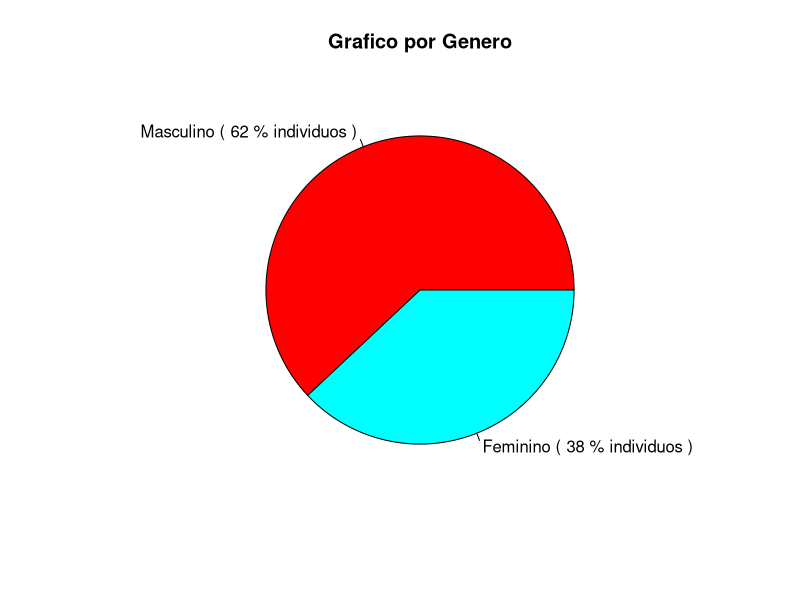
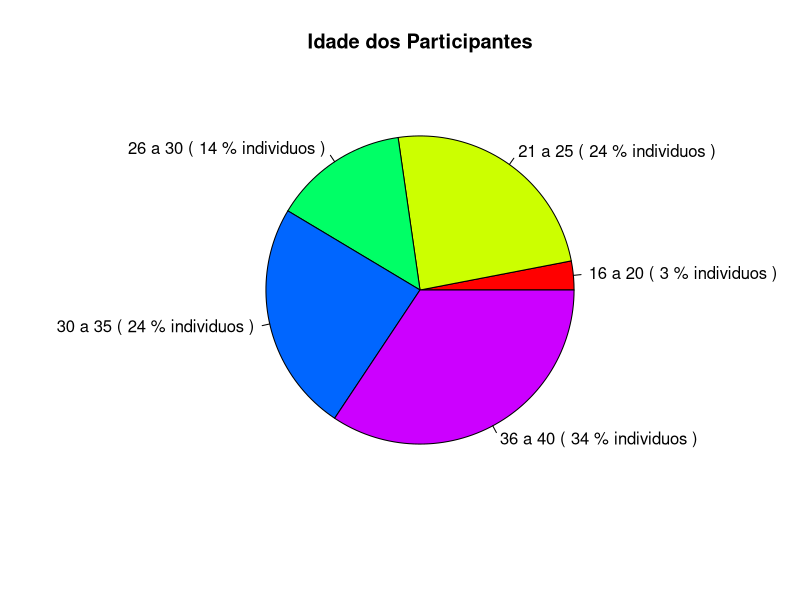
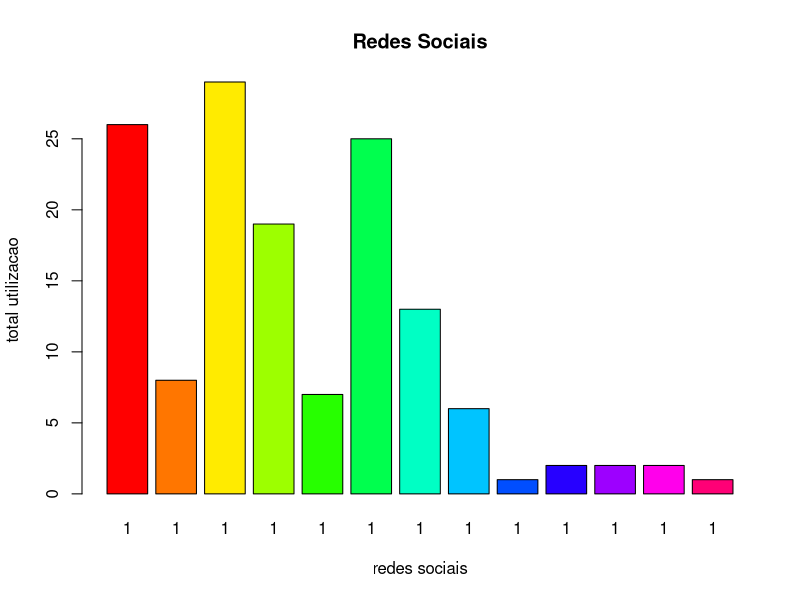

R code for these plots, in order: (Note: this script raises an error after producing the figures.)
## ---- chunk 1
HE = read.table('SurveyTesteOriginal.csv', header=TRUE, sep=',')
HE        # visualizacao dos dados brutos
## ---- chunk 2
contgenero = table(as.factor(HE$genero)) 
fs = round(contgenero/sum(contgenero)*100)  # percentuais
pie ( fs , labels = paste(c("Masculino","Feminino"), "(", fs,"% individuos",")")  , col = rainbow(length ( fs ) ) , main = iconv("Grafico por Genero", from="UTF-8", to="latin2//TRANSLIT") )
## ---- chunk 3
contaidade = table(as.factor(HE$idade)) 
fs = round(contaidade/sum(contaidade)*100)  # percentuais

pie ( fs , labels = paste(c("16 a 20", "21 a 25", "26 a 30", "30 a 35", "36 a 40", "Mais de 40"), "(", fs,"% individuos",")")  , col = rainbow(length ( fs ) ) , main = iconv("Idade dos Participantes", from="UTF-8", to="latin2//TRANSLIT") )
## ---- chunk 4

facebook = table(as.factor(HE$facebook)) 
twitter = table(as.factor(HE$twitter)) 
whatsapp = table(as.factor(HE$whatsapp))
linkedin = table(as.factor(HE$linkedin))
googleplus = table(as.factor(HE$googleplus))
youtube = table(as.factor(HE$youtube))
instagram = table(as.factor(HE$instagram))
pinterest = table(as.factor(HE$pinterest))
tumblr = table(as.factor(HE$tumblr))
snapchat = table(as.factor(HE$snapchat))
reddit = table(as.factor(HE$reddit))
flickr = table(as.factor(HE$flickr))
swarm = table(as.factor(HE$swarm))
kik = table(as.factor(HE$kik))
shots = table(as.factor(HE$shots))
periscope = table(as.factor(HE$periscope))
outro = table(as.factor(HE$outro))

fsc = c(facebook,twitter,whatsapp,linkedin, googleplus,youtube, instagram, pinterest, tumblr, snapchat,reddit, flickr, swarm, kik, shots, periscope)
fsc
mids <- barplot(fsc, main="Redes Sociais", xlab='redes sociais', ylab='total utilizacao', col = rainbow(length ( fsc ) ))
axis(1, at=mids, labels=c("facebook", "twitter", "whatsapp", "linkedin", "googleplus", "youtube", "instagram", "pinterest", "tumblr", "snapchat", "reddit", "flickr", "swarm", "kik", "shots", "periscope"), las=3)
